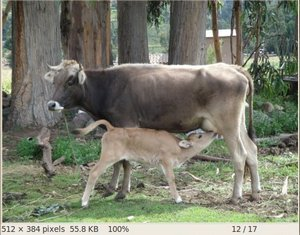
//> input picture ch10_feature_detection/img/cow.jpeg, 300 x 235 px
$ ./test_snake ../../ch10_feature_detection/img/cow.jpeg   (built with g++ and OpenCV 4)
//> lines starting //> are read from the running program, lines starting //| are printed output that depends on the picture; after the words box and inside, x2 and y2 are one past the last pixel; in counts of white or black regions, pixels touching at a corner belong together
//
// Created by kit on 18.10.20.
//
#include <iostream>
#include <vector>
#include <random>
#include <algorithm>
#include <stdio.h>
#include <string>
#include <opencv2/imgproc/imgproc.hpp>
#include <opencv2/opencv.hpp>
#include <opencv2/core/core.hpp>
#include <opencv2/highgui/highgui.hpp>
#include <chrono>
using namespace std;
using namespace cv;

void drawOptFlowMap(Mat &fx, Mat &fy, Mat& cflowmap, int step,
                    double scaleFactor, Scalar& color) {
  for(int y = 0; y < cflowmap.rows; y += step)
    for(int x = 0; x < cflowmap.cols; x += step) {
      Point2f fxy;
      fxy.y = fy.at<float>(y, x);
      fxy.x = fx.at<float>(y, x);

      if(fxy.x !=0 || fxy.y != 0) {
        line(cflowmap, Point(x,y),
             Point(cvRound(x+(fxy.x)*scaleFactor),
                   cvRound(y+(fxy.y)*scaleFactor)),
             color);
      }
      circle(cflowmap, Point(x,y), 1, color, -1);
    }
}


//--Overloaded functions to display an image in a new window--//
// [11 lines left out: function dispImage, not called in this run]


void dispImage(Mat& img, String windowName) {

  if(img.empty()) { //Read image and display after checking for image validity
    cout << "Error reading image File!";
    cin.ignore();
  }else {
    imshow(windowName, img);
    waitKey();
  }
}


// [37 lines left out: functions dispImage, dispImage, dispImage, not called in this run]
int interp2d(const cv::Mat& xs,    // grid locations - x coords
             const cv::Mat& ys,    // grid locations - y coords
             const cv::Mat& fs,    // function values at grid locations
             cv::Mat& fq) {  // function query points
  int xs_len = xs.cols;
  fq.create(xs.size(), xs.type());

  // Get grid coordinates surrounding snake location
  /*------------*
    |  |  |  |  |
    *--*--*--*--*
    |  |  |  |  |
    *--*--*--*--*
    |  |  |  |  |
    *--*--*--*--*
    */
  Mat x1(xs.size(), xs.type());
  Mat x2(xs.size(), xs.type());
  Mat y1(ys.size(), ys.type());
  Mat y2(ys.size(), ys.type());

  // Access opencv Mat elements using pointers
  const float* xs_ptr  = xs.ptr<float>(0);
  const float* ys_ptr  = ys.ptr<float>(0);
  float* x1_ptr = x1.ptr<float>(0);
  float* x2_ptr = x2.ptr<float>(0);
  float* y1_ptr = y1.ptr<float>(0);
  float* y2_ptr = y2.ptr<float>(0);

  for (size_t i=0; i<xs_len; i++) {
    x1_ptr[i] = floor(xs_ptr[i]);
    x2_ptr[i] = ceil(xs_ptr[i]);
    y1_ptr[i] = floor(ys_ptr[i]);
    y2_ptr[i] = ceil(ys_ptr[i]);
  }

  Mat xdiff1, xdiff2, xdiff3, ydiff1, ydiff2, ydiff3;
  subtract(x2, xs, xdiff1);
  subtract(xs, x1, xdiff2);
  subtract(x2, x1, xdiff3);
  subtract(y2, ys, ydiff1);
  subtract(ys, y1, ydiff2);
  subtract(y2, y1, ydiff3);

  // Formula used to compute BLT:
  // fq(x, y) = 1/((x2-x1) * (y2-y1))*[((x2-x) * (y2-y) * fx(x1, y1))
  //            +((x-x1) * (y2-y) * fx(x2, y1))
  //            +((x2-x) * (y-y1) * fx(x1, y2))
  //            +((x-x1) * (y-y1) * fx(x2, y2))]

  // Calculate the numerator and denominator components independently
  Mat nr1, nr2, nr3, nr4;
  Mat dr;
  multiply(xdiff1, ydiff1, nr1);    //nr1 = xdiff1 * ydiff1;
  multiply(xdiff2, ydiff1, nr2);   //nr2 = xdiff2 * ydiff1;
  multiply(xdiff1, ydiff2, nr3);   //nr3 = xdiff1 * ydiff2;
  multiply(xdiff2, ydiff2, nr4);    //nr4 = xdiff2 * ydiff2;
  multiply(xdiff3, ydiff3, dr);    //dr = xdiff3 * ydiff3;

  // Pointers to newly created matrices
  float* xdiff2_ptr = xdiff2.ptr<float>(0);
  float* xdiff3_ptr = xdiff3.ptr<float>(0);
  float* ydiff2_ptr = ydiff2.ptr<float>(0);
  float* ydiff3_ptr = ydiff3.ptr<float>(0);
  float* nr1_ptr = nr1.ptr<float>(0);
  float* nr2_ptr = nr2.ptr<float>(0);
  float* nr3_ptr = nr3.ptr<float>(0);
  float* nr4_ptr = nr4.ptr<float>(0);
  float* dr_ptr  = dr.ptr<float>(0);
  float* fq_ptr  = fq.ptr<float>(0);


  // Compute function value at query points
  for(int i=0; i<xs_len; i++) {

    if ((xdiff3_ptr[i] == 0) && (ydiff3_ptr[i] == 0)) {
      // If point is located at a valid location, copy function value at that point directly
      fq_ptr[i] = fs.at<float>(int(xs_ptr[i]), int(ys_ptr[i]));

    } else if ((xdiff3_ptr[i] != 0) && (ydiff3_ptr[i] == 0)) {
      // For Points located on same grid line along y make it a linear interpolation along x
      fq_ptr[i] =  (fs.at<float>(int(x2_ptr[i]), int(y2_ptr[i]))
                    - fs.at<float>(int(x1_ptr[i]), int(y1_ptr[i])))
                   * xdiff2_ptr[i] / xdiff3_ptr[i]
                   + fs.at<float>(int(x1_ptr[i]), int(y1_ptr[i]));

    } else if((xdiff3.at<float>(0, i) == 0) && (ydiff3.at<float>(0, i) != 0)) {
      // For Points located on same grid line along x make it a linear interpolation along y
      fq_ptr[i] =  (fs.at<float>(int(x2_ptr[i]), int(y2_ptr[i]))
                    - fs.at<float>(int(x1_ptr[i]), int(y1_ptr[i])))
                   * ydiff2_ptr[i] / ydiff3_ptr[i]
                   + fs.at<float>(int(x1_ptr[i]), int(y1_ptr[i]));

    } else {
      // For points located at positions in between grid points, use formula for BLT
      fq_ptr[i] =  (nr1_ptr[i] * fs.at<float>(int(x1_ptr[i]), int(y1_ptr[i]))
                    + nr2_ptr[i] * fs.at<float>(int(x2_ptr[i]), int(y1_ptr[i]))
                    + nr3_ptr[i] * fs.at<float>(int(x1_ptr[i]), int(y2_ptr[i]))
                    + nr4_ptr[i] * fs.at<float>(int(x2_ptr[i]), int(y2_ptr[i]))) / dr_ptr[i];
    }
  }

  xdiff1.release();
  xdiff2.release();
  xdiff3.release();
  ydiff1.release();
  ydiff2.release();
  ydiff3.release();
  nr1.release();
  nr2.release();
  nr3.release();
  nr4.release();
  dr.release();

  return 0;
}


// [145 lines left out: functions interp1d, calcDist, getInterpIndex, interp1d, not called in this run]
int deformSnake(cv::Mat& x, cv::Mat& y,
                const cv::Mat& ext_fx,
                const cv::Mat& ext_fy,
                const float& alpha,
                const float& beta,
                const float& gamma,
                const float& kappa,
                const int& iter) {

  size_t snake_len = x.cols;

  float a = gamma * (2*alpha + 6*beta) + 1;
  float b = gamma * (-alpha - 4*beta);
  float c = beta  * gamma;

  Mat ldiag(snake_len, 1, CV_32F, Scalar(a));
  Mat pd_mat = Mat::diag(ldiag);

  size_t last_elem = snake_len - 1;
  float* pd_ptr;

  // Populate elements of the NxN penta-diagonal matrix
  // Where N, is the length of snake
  for (size_t i=0; i<snake_len; i++) {
    pd_ptr = pd_mat.ptr<float>(i);
    if (i == 0) {
      pd_ptr[i+1] = b;
      pd_ptr[i+2] = c;
      pd_ptr[last_elem-1] = c;
      pd_ptr[last_elem] = b;
    } else if (i == 1) {
      pd_ptr[i-1] = b;
      pd_ptr[i+1] = b;
      pd_ptr[i+2] = c;
      pd_ptr[last_elem] = c;
    } else if ((i > 1) && (i < last_elem-1)) {
      pd_ptr[i-2] = c;
      pd_ptr[i-1] = b;
      pd_ptr[i+1] = b;
      pd_ptr[i+2] = c;
    } else if (i == last_elem-1) {
      pd_ptr[i-1] = b;
      pd_ptr[i+1] = b;
      pd_ptr[i-2] = c;
      pd_ptr[0] = c;
    } else {
      pd_ptr[i-1] = b;
      pd_ptr[i-2] = c;
      pd_ptr[0] = b;
      pd_ptr[1] = c;
    }
  }

  // Compute matrix inverse: (I-gamma*pd_mat)^(-1)
  Mat i_gamma_pd_inv = pd_mat.inv();
  Mat fxq, fyq;

  // Deform snake for the specified no of iterations
  // Update snake coordinates based on value of external constraint function
  // at each coordinate of x and y
  for (size_t i=0; i<iter; i++) {

    // Get x and y components of external constraint force
    // at snake location
    interp2d(x, y, ext_fx, fxq);
    interp2d(x, y, ext_fy, fyq);

    x = (x + kappa*gamma + fxq) * i_gamma_pd_inv;
    y = (y + kappa*gamma + fyq) * i_gamma_pd_inv;
  }

  return 0;
}


// [136 lines left out: function interpolateSnake, not called in this run]

// [46 lines of commented-out code are left out]
void normalizeMat(Mat& fx, Mat& fy) {

  Mat mag(fx.size(), CV_32F);
  Mat prod_temp1, prod_temp2;

  //Magnitude Computation
  multiply(fx, fx, prod_temp1);
  multiply(fy, fy, prod_temp2);
  mag = prod_temp1 + prod_temp2;
  sqrt(mag, mag);

  fx = fx / mag; fy = fy / mag;
}

//--Diffuse gradient Vectors across image--//
//--[fx, fy] - Gradient components;
//--[u v] - Diffused Gradients
//--mu - Regularization parameter: If image has more noise increase mu
//--dt - time step: must satisfy the Courant-Fruedrichs-Lewy restriction
//--dt <= (dx)(dy)/(4mu) Eg: If dx = dy = 1; mu = 0.5; dt must be <= 0.5
void gradVectorField(Mat& fx, Mat& fy, Mat& u, Mat& v, float mu, int ITER) {

  fx.copyTo(u);
  fy.copyTo(v);
  Mat gradX, gradY;
  Mat sqrMag, fx2, fy2;
  Mat u_term2, v_term2;

  multiply(fx, fx, fx2);
  multiply(fy, fy, fy2);
  sqrMag = fx2 + fy2;

  int dt;
  dt = 1;

  //Solve the differential equation iteratively//
  //Diffusion function being implemented is from the paper Snakes, Shapes and Gradient Vector FLow
  //by Chenyang Xu and Jerry L Prince
  // u = u + mu * del2(u) -(u - fx) * (fx2 + fy2);
  // v = v + mu * del2(v) - (v - fy) * (fx2 + fy2);
  for(int i = 0; i < ITER; i++) {
    Laplacian(u, gradX, CV_32F, 1, BORDER_REFLECT);
    Laplacian(v, gradY, CV_32F, 1, BORDER_REFLECT);

    multiply((u- fx), sqrMag, u_term2);
    multiply((v- fy), sqrMag, v_term2);

    u = u + dt * (mu * gradX - u_term2) ;
    v = v + dt * (mu * gradY - v_term2) ;
  }
  normalizeMat(u, v);
}

Mat im, edge_img;
int edge_threshold = 0;

// [5 lines left out: function applyEdgeThresh, not called in this run]

int main(int argc, char* argv[]) {

  if (argc != 2) {
    cout << "Error! Syntax is ./build/snake <img_name>" << endl;
    return -1;
  }

  // Read Image
  im = imread(argv[1], 0);
//> im: 235 rows x 300 cols, CV_8UC1; min 6, max 255, mean 121.6
  im = 255 - im;
  edge_img.create(im.size(), im.type());

  // [9 lines of commented-out code are left out]
  Canny(im, edge_img, 0, 80, 3);
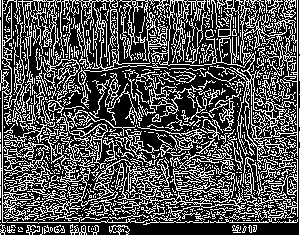
//> edge_img: 235 rows x 300 cols, CV_8UC1; 32.5% white in thin lines or dots
  // imshow("Edge Image", edge_img);
  waitKey(0);

  // Compute x, y components of gradients
  Mat dem_img, dbg_img, smove, fx, fy, ux, uy;
  Sobel(edge_img, fx, CV_32F, 1, 0, 3); // Compute gradient of blurred edge map
  Sobel(edge_img, fy, CV_32F, 0, 1, 3); // x, y components separately
  normalizeMat(fx, fy);

  // Diffuse gradients across images
  float mu = 0.1;
  int diffusion_iter = 90;
  cvtColor(im, dem_img, CV_GRAY2RGB);
  cvtColor(im, dbg_img, CV_GRAY2RGB);
  dem_img.copyTo(smove);
  gradVectorField(fx, fy, ux, uy, mu, diffusion_iter);
//> in gradVectorField, `multiply(fx, fx, fx2);`:
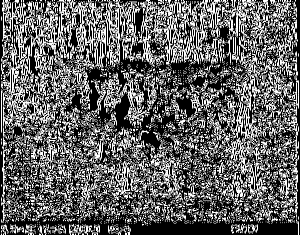
//> fx2: 235 rows x 300 cols, CV_32FC1; 24.23% of the values are NaN or infinite; the others: min 0, max 1, mean 0.515; drawn with min black, max white, NaN and infinite black
//> in gradVectorField, `multiply(fy, fy, fy2);`:
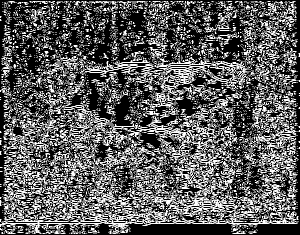
//> fy2: 235 rows x 300 cols, CV_32FC1; 24.23% of the values are NaN or infinite; the others: min 0, max 1, mean 0.485; drawn with min black, max white, NaN and infinite black
//> in gradVectorField, `sqrMag = fx2 + fy2;`:
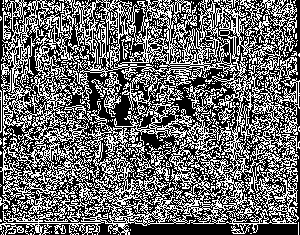
//> sqrMag: 235 rows x 300 cols, CV_32FC1; 24.23% of the values are NaN or infinite; the others: min 1, max 1, mean 1; drawn with min black, max white, NaN and infinite black
//> after the loop in gradVectorField, `for(int i = 0; i < ITER; i++)`: u: 235 rows x 300 cols, CV_32FC1; every value is NaN or infinite
  Scalar color(0, 255, 0);
  drawOptFlowMap(uy, ux, dem_img, 8, 8, color);
//> after the loop in drawOptFlowMap, `for(int y = 0; y < cflowmap.rows; y += step)`:
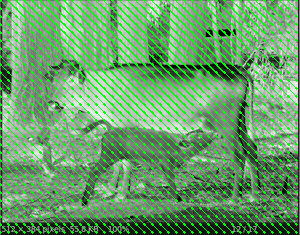
//> cflowmap: 235 rows x 300 cols, CV_8UC3; mean R, G, B 104.5, 158.7, 104.5
  namedWindow("Grad Field", 0);
  dispImage(dem_img, "Grad Field");

  // Initialize Snakes
  Mat contour_img = Mat::zeros(im.rows, im.cols, CV_8U);
  Point center(150, 170);
  circle(contour_img, center, 120, 255, 1, 8);
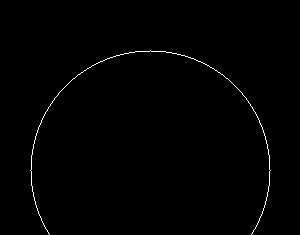
//> contour_img: 235 rows x 300 cols, CV_8UC1; 0.66% white in thin lines or dots, all inside (x1, y1, x2, y2) = (30, 50, 271, 235)
  vector<vector<Point>> snake_coords;
  findContours(contour_img, snake_coords, CV_RETR_EXTERNAL,
               CV_CHAIN_APPROX_NONE);
//> snake_coords = 1 contour, all with area under 20

  size_t slen = snake_coords[0].size();
//> slen = 932
  Mat x(1, slen, CV_32F);
//> x = 932 values from 0 to 0
  Mat y(1, slen, CV_32F);
//> y = 932 values from 0 to 0
  cout << x.size() << endl;
//| [932 x 1]
  float *x_ptr, *y_ptr;
  x_ptr = x.ptr<float>(0);
  y_ptr = y.ptr<float>(0);
  for (size_t i = 0; i < slen; i++) {
    x_ptr[i] = snake_coords[0][i].x;
    y_ptr[i] = snake_coords[0][i].y;
  }

  cout << "Starting " << endl;
  // Find shape by moving snake on image
  namedWindow("Snake on Image", 0);
  Mat smove_orig = smove.clone();
  for (size_t i = 0; i < 250; i++) {
    smove_orig.copyTo(smove);
//> (the run ends here: the program crashes, at `fq_ptr[i] =  (nr1_ptr[i] * fs.at<float>(int(x1_ptr[i]), int(y1_ptr[i]))`)
